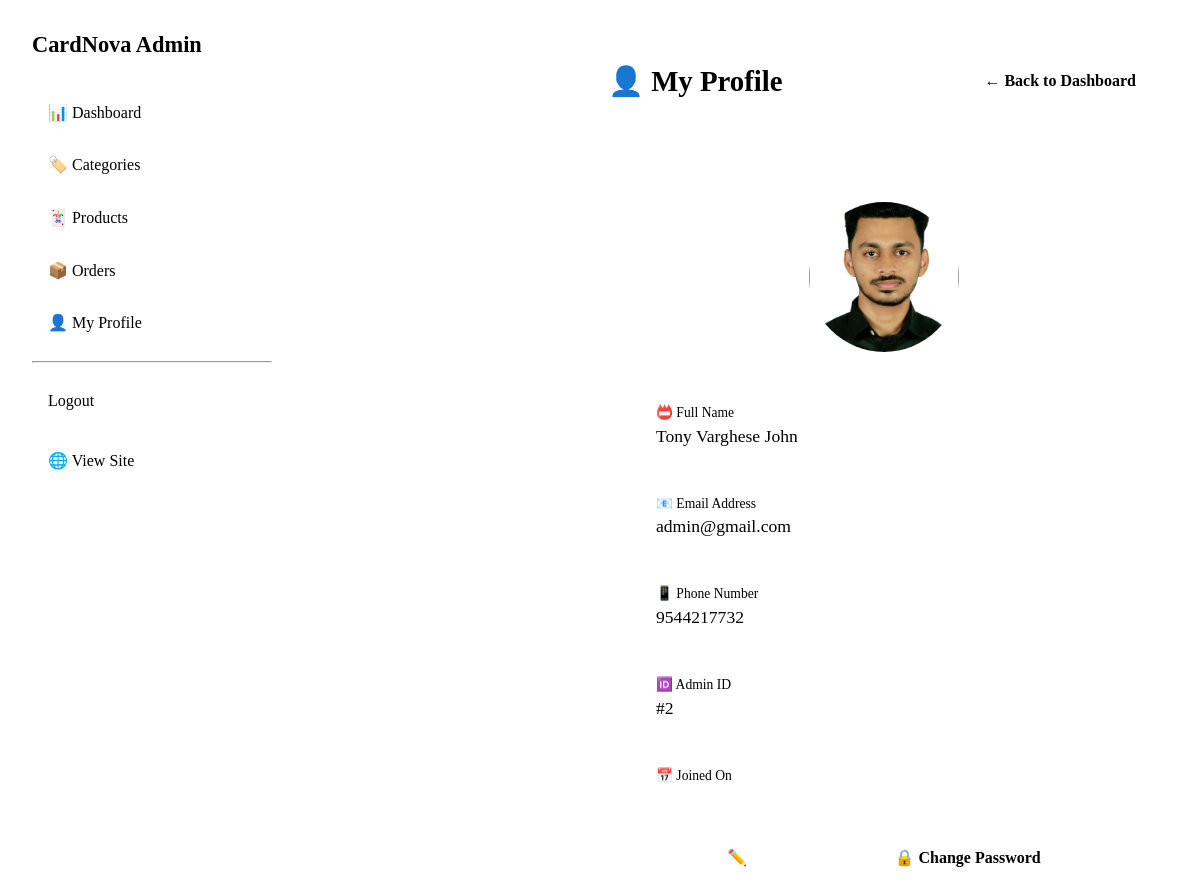
The page /wadmin/profile/ (signed in) on the database its author committed.
### guest/models.py (models this page shows, shortened)
class Admin(models.Model):
    name = models.CharField(max_length=100)
    email = models.EmailField(unique=True)
    phone = models.CharField(max_length=20, blank=True, null=True)
    password = models.CharField(max_length=255)
    profile_image = models.ImageField(upload_to='admin_profiles/', null=True, blank=True)
    status = models.CharField(max_length=20, default='active')
    role = models.CharField(max_length=50, default='superadmin')
    created_at = models.DateTimeField(default=timezone.now)  # Use default instead of auto_now_add
    updated_at = models.DateTimeField(auto_now=True, null=True)  # Keep auto_now
    class Meta:
        db_table = 'tbl_admin'

### wadmin/views.py (the view)
# urls.py: path('profile/', views.my_profile, name='my_profile'),
@admin_required
def my_profile(request):
    admin = request.current_admin
    return render(request, 'wadmin/profile.html', {
        'current_admin': admin,
        'admin': admin
    })

### wadmin/views.py (called while the page is built)
def admin_required(view_func):
    @wraps(view_func)
    def _wrapped_view(request, *args, **kwargs):
        if request.session.get('user_type') != 'admin' or not request.session.get('aid'):
            messages.error(request, 'Admin access required. Please login.')
            return redirect('guest:login')
        try:
            current_admin = Admin.objects.get(id=request.session['aid'])
            request.current_admin = current_admin  # Attach to request
        except Admin.DoesNotExist:
            request.session.flush()
            messages.error(request, 'Admin account not found. Please login again.')
            return redirect('guest:login')
        return view_func(request, *args, **kwargs)
    return _wrapped_view

### wadmin/Templates/wadmin/profile.html (shortened to what this page needs)
{% load static %}
<!DOCTYPE html>
<html lang="en">
<head>
    <link rel="stylesheet" href="{% static 'css/style.css' %}">
</head>
<body>
    <div class="admin-wrapper">
        <aside class="admin-sidebar">
            <span class="logo">CardNova Admin</span>
            <nav>
                <a href="{% url 'wadmin:home' %}">📊 Dashboard</a>
                <a href="{% url 'wadmin:manage_categories' %}">🏷️ Categories</a>
                <a href="{% url 'wadmin:manage_products' %}">🃏 Products</a>
                <a href="#">📦 Orders</a>
                <a href="{% url 'wadmin:my_profile' %}" class="active">👤 My Profile</a>
                <hr style="border-color: var(--border); margin: 1rem 0;">
                <a href="{% url 'wadmin:logout' %}" style="color: var(--danger);">Logout</a>
                <a href="{% url 'guest:home' %}" style="margin-top: 1rem;">🌐 View Site</a>
            </nav>
        </aside>
        <main class="admin-main">
            <div class="admin-header">
                <h2>👤 My Profile</h2>
                <a href="{% url 'wadmin:home' %}" class="btn btn-secondary">← Back to Dashboard</a>
            </div>
            <div class="profile-card">
                <div class="profile-image">
                    {% if admin.profile_image %}
                        <img src="{{ admin.profile_image.url }}" alt="{{ admin.name }}">
                    {% else %}
                        <div class="no-image">👤</div>
                    {% endif %}
                </div>
                <div class="profile-info">
                    <label>📛 Full Name</label>
                    <div class="value">{{ admin.name }}</div>
                </div>
                <div class="profile-info">
                    <label>📧 Email Address</label>
                    <div class="value">{{ admin.email }}</div>
                </div>
                <div class="profile-info">
                    <label>📱 Phone Number</label>
                    <div class="value">{{ admin.phone|default:"Not provided" }}</div>
                </div>
                <div class="profile-info">
                    <label>🆔 Admin ID</label>
                    <div class="value">#{{ admin.id }}</div>
                </div>
                <div class="profile-info">
                    <label>📅 Joined On</label>
                </div>
                <div class="btn-group">
                    <a href="{% url 'wadmin:edit_profile' %}" class="btn btn-primary">✏️ Edit Profile</a>
                    <a href="{% url 'wadmin:change_password' %}" class="btn btn-secondary">🔒 Change Password</a>
                </div>
            </div>
        </main>
    </div>
</body>
</html>

### static/css/style.css (style rules this page uses)
.admin-sidebar { width: 280px; background: var(--bg-secondary); border-right: 1px solid var(--border); padding: 1.5rem; position: fixed; height: 100vh; overflow-y: auto; }
.admin-sidebar .logo { font-size: 1.5rem; font-weight: 800; color: var(--accent); margin-bottom: 2rem; display: block; text-decoration: none; }
.admin-sidebar nav a { display: block; padding: 0.75rem 1rem; color: var(--text-secondary); text-decoration: none; border-radius: 8px; margin-bottom: 0.5rem; transition: all 0.2s; }
.admin-sidebar nav a:hover, .admin-sidebar nav a.active { background: var(--bg-card); color: var(--accent); }
.admin-main { margin-left: 280px; padding: 2rem; width: 100%; }
.admin-header { display: flex; justify-content: space-between; align-items: center; margin-bottom: 2rem; padding-bottom: 1rem; border-bottom: 1px solid var(--border); }
.admin-header h2 { font-size: 1.8rem; font-weight: 600; }

### wadmin/Templates/wadmin/profile.html (style rules this page uses)
.admin-wrapper { display: flex; min-height: 100vh; }
.admin-sidebar { width: 240px; background: var(--bg-secondary); border-right: 1px solid var(--border); padding: 1.5rem; position: sticky; top: 0; height: 100vh; overflow-y: auto; }
.admin-sidebar .logo { font-size: 1.4rem; font-weight: 800; color: var(--accent); margin-bottom: 2rem; display: block; }
.admin-sidebar nav a { display: block; padding: 0.8rem 1rem; color: var(--text-secondary); text-decoration: none; border-radius: 6px; margin-bottom: 0.5rem; transition: all 0.2s; }
.admin-sidebar nav a:hover, .admin-sidebar nav a.active { background: var(--bg-card); color: var(--accent); }
.admin-main { flex: 1; padding: 2rem; }
.admin-header { display: flex; justify-content: space-between; align-items: center; margin-bottom: 2rem; padding-bottom: 1rem; border-bottom: 1px solid var(--border); }
.profile-card { background: var(--bg-card); border: 1px solid var(--border); border-radius: 8px; padding: 2rem; max-width: 600px; margin: 0 auto; }
.profile-image { text-align: center; margin-bottom: 2rem; }
.profile-image img { width: 150px; height: 150px; border-radius: 50%; object-fit: cover; border: 3px solid var(--accent); }
.profile-info { margin-bottom: 1rem; padding: 1rem; border-bottom: 1px solid var(--border); }
.profile-info label { color: var(--text-secondary); font-size: 0.85rem; display: block; margin-bottom: 0.3rem; }
.profile-info .value { font-size: 1.1rem; font-weight: 500; color: var(--text-primary); }
.btn-group { display: flex; gap: 1rem; margin-top: 2rem; justify-content: center; }
.btn { padding: 0.7rem 1.5rem; border: none; border-radius: 6px; font-weight: 600; cursor: pointer; text-decoration: none; display: inline-block; }
.btn-primary { background: var(--accent); color: #fff; }
.btn-secondary { background: var(--bg-secondary); color: var(--text-primary); border: 1px solid var(--border); }

### rows shown on the page
Admin: profile_image (picture), name "Tony Varghese John", email "admin@gmail.com", phone "9544217732", id "2"
